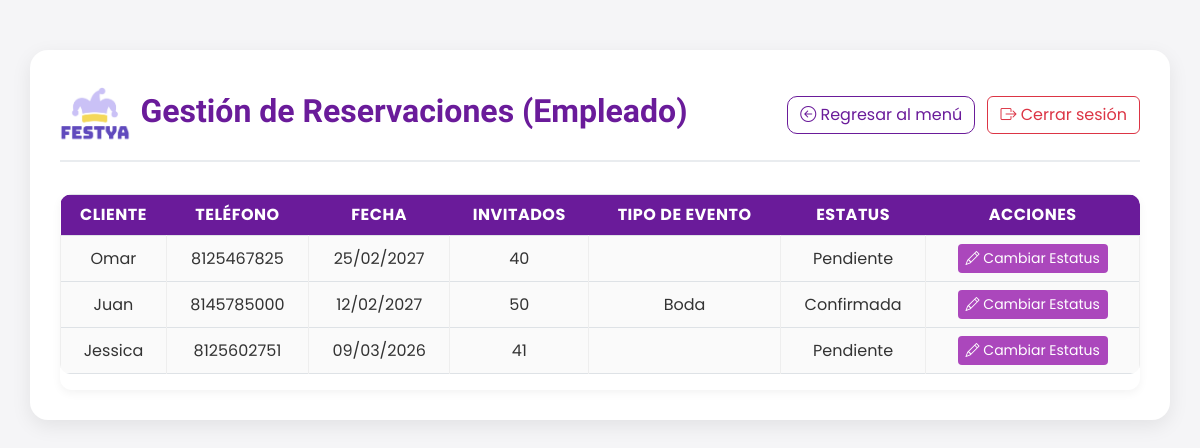
Screenshot of /reservaciones/empleado/gestion/ (signed in) with the database file from the repository.
### reservaciones/models.py (models this page shows, shortened)
class Reservacion(models.Model):
    ESTATUS = [
        ("pendiente", "Pendiente"),
        ("confirmada", "Confirmada"),
        ("realizada", "Realizada"),
    ]
    TIPOS_EVENTO = [
        ("cumpleaños", "Cumpleaños"),
        ("boda", "Boda"),
        ("xv", "XV Años"),
        ("infantil", "Evento Infantil"),
        ("corporativo", "Evento Corporativo"),
        ("otro", "Otro"),
    ]
    nombreCliente = models.CharField(max_length=100)
    telefono = models.CharField(max_length=10, validators=[MinLengthValidator(10)])
    fechaEvento = models.DateField(unique=True)
    numInvitados = models.PositiveSmallIntegerField(
        validators=[MinValueValidator(1), MaxValueValidator(50)],
        help_text="1 a 50 invitados permitidos"
    )
    estatus = models.CharField(max_length=10, choices=ESTATUS, default="pendiente")
    tipoEvento = models.CharField(max_length=20, choices=TIPOS_EVENTO, default="cumpleaños")

### reservaciones/views.py (the view)
# urls.py: path('empleado/gestion/', views.gestion_empleado, name='gestion_empleado'),
@login_required
def gestion_empleado(request):
    reservaciones = Reservacion.objects.all()
    return render(request, 'reservaciones/gestion_empleado.html', {'reservaciones': reservaciones})

### reservaciones/templates/reservaciones/gestion_empleado.html (shortened to what this page needs)
{% extends 'base.html' %}
{% load static %}
{% block content %}
<link href="https://cdn.jsdelivr.net/npm/bootstrap@5.3.0/dist/css/bootstrap.min.css" rel="stylesheet">
<link rel="stylesheet" href="{% static 'reservaciones/css/gestion_admin.css' %}">
<div class="container">
    <div class="header-admin">
        <div class="d-flex align-items-center">
            <img src="{% static 'reservaciones/img/LOGO.png' %}" alt="Logo">
            <h2>Gestión de Reservaciones (Empleado)</h2>
        </div>
        <div>
            <a href="{% url 'index' %}" class="btn btn-regresar">
                <i class="bi bi-arrow-left-circle"></i> Regresar al menú
            </a>
            <form action="{% url 'logout' %}" method="post" style="display: inline;">
                <button type="submit" class="btn btn-outline-danger ms-2" style="border: 1px solid #dc3545;">
                    <i class="bi bi-box-arrow-right"></i> Cerrar sesión
                </button>
            </form>
        </div>
    </div>
    <div class="table-responsive">
        <table class="table table-bordered text-center align-middle">
            <thead>
                <tr>
                    <th>Cliente</th>
                    <th>Teléfono</th>
                    <th>Fecha</th>
                    <th>Invitados</th>
                    <th>Tipo de Evento</th>
                    <th>Estatus</th>
                    <th>Acciones</th>
                </tr>
            </thead>
            <tbody>
                {% for r in reservaciones %}
                <tr>
                    <td>{{ r.nombreCliente }}</td>
                    <td>{{ r.telefono }}</td>
                    <td>{{ r.fechaEvento|date:"d/m/Y" }}</td>
                    <td>{{ r.numInvitados }}</td>
                    <td>
                        {% if r.tipoEvento == 'boda' %}Boda{% endif %}
                    </td>
                    <td>{{ r.estatus|capfirst }}</td>
                    <td>
                        <a href="{% url 'actualizar_estatus_empleado' r.id %}" class="btn btn-editar btn-sm">
                            <i class="bi bi-pencil"></i> Cambiar Estatus
                        </a>
                    </td>
                </tr>
                {% empty %}
                <tr>
                    <td colspan="7" class="text-center">No hay reservaciones registradas.</td>
                </tr>
                {% endfor %}
            </tbody>
        </table>
    </div>
</div>
{% endblock %}

### inicio/static/css/styles.css (style rules this page uses)
:root { --primario: #604abd; --secundario: #cac1f6; --secundario-light: #f1eeff; --secundario-dark: #837aae; --terciario: #f4d85a; --terciario-light: #fff6cd; --terciario-dark: #b39e40; --blanco: #fff; --semi-blanco: #f8f8f8; --gris: #efefef; --gris-fuerte: #4b4b4b; --negro: #343434; --transparente: rgba(255, 255, 255, 0); --shadow: rgba(165,145,239,0.30); }
html { font-size: 100%; }
body { font-family: 'Poppins', sans-serif; font-size: 1rem; }
h2 { font-family: 'Bungee'; font-size: 3rem; }
.btn { border-radius: 5px; padding: 8px 15px; transition: ease 0.3s; }

### reservaciones/static/reservaciones/css/gestion_admin.css (style rules this page uses)
body { background-color: #f5f5f7; font-family: "Poppins", sans-serif; color: #333; }
.container { background: #fff; border-radius: 18px; padding: 30px; box-shadow: 0 6px 20px rgba(0, 0, 0, 0.08); margin-top: 50px; transition: all 0.3s ease; }
.header-admin { display: flex; justify-content: space-between; align-items: center; margin-bottom: 2rem; border-bottom: 2px solid #e9ecef; padding-bottom: 10px; }
.header-admin img { height: 70px; }
.header-admin h2 { color: #6a1b9a; font-weight: 600; margin-left: 10px; }
.btn-regresar { background-color: #fff; border: 1.5px solid #6a1b9a; color: #6a1b9a; border-radius: 10px; transition: all 0.3s ease; }
.table { border-radius: 10px; overflow: hidden; background-color: #fff; }
.table th { background-color: #6a1b9a; color: white; border: none; text-transform: uppercase; letter-spacing: 0.5px; }
.table td { background-color: #fafafa; color: #333; border-color: #eee; }
.btn-editar { background-color: #ab47bc; color: white; border: none; transition: 0.3s; }
.table-responsive { box-shadow: 0 3px 10px rgba(0, 0, 0, 0.05); border-radius: 12px; }

### rows the page displays
Reservacion: nombreCliente "Omar", telefono "8125467825", fechaEvento "25/02/2027", numInvitados "40", estatus "Pendiente"
Reservacion: nombreCliente "Juan", telefono "8145785000", fechaEvento "12/02/2027", numInvitados "50", tipoEvento "Boda", estatus "Confirmada"
Reservacion: nombreCliente "Jessica", telefono "8125602751", fechaEvento "09/03/2026", numInvitados "41", estatus "Pendiente"
